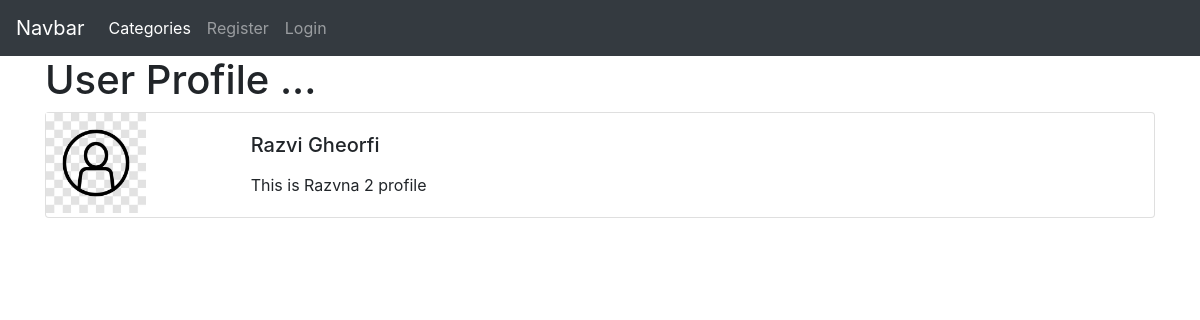
/users/3/profile/, run on the app's committed database.
### main/models.py (models this page shows, shortened)
class Profile(models.Model):
    user = models.OneToOneField(User, null=True, on_delete=models.CASCADE)
    bio = models.TextField()
    profile_pic = models.ImageField(null=True, blank=True, upload_to="images/profile/")
    website_url = models.CharField(max_length=255, null=True, blank=True)
    facebook_url = models.CharField(max_length=255, null=True, blank=True)
    instagram_url = models.CharField(max_length=255, null=True, blank=True)

### users/views.py (the view)
# urls.py: path("<int:pk>/profile/", ShowProfilePageView.as_view(), name='show_profile_page'),
class ShowProfilePageView(DetailView):
    model = Profile
    template_name = 'registration/user_profile.html'
    def get_context_data(self, *args, **kwargs):
        context = super(ShowProfilePageView, self).get_context_data(*args, **kwargs)
        page_user = get_object_or_404(Profile, id=self.kwargs['pk'])
        context["page_user"] = page_user
        return context

### users/templates/registration/user_profile.html (shortened to what this page needs)
{% extends 'base.html' %}
{% load static %}
{% block content %}
    <h1>User Profile ...</h1>
    <div class="card mb-3">
          <div class="row no-gutters">
            <div class="col-md-2">
                {% if page_user.profile_pic %}
                    <img src="{{ page_user.profile_pic.url }}" alt="" width="100" height="100">
                {% else %}
                    <img src="{% static 'main\images\user_default.jpg' %}" alt="" width="100" height="100">
                {% endif %}
            </div>
            <div class="col-md-10">
              <div class="card-body">
                <h5 class="card-title">{{ page_user.user.first_name}} {{ page_user.user.last_name}}</h5>
                <p class="card-text">{{ page_user.bio }}</p>
              </div>
            </div>
          </div>
        </div>
{% endblock %}

### data on the page
Profile: user.first_name "Razvi", user.last_name "Gheorfi", bio "This is Razvna 2 profile"
